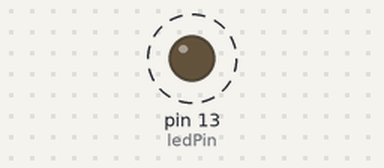
Simulated run of this sketch. Board: Arduino Uno, built with avr-gcc and run on an emulated ATmega328P. On the bench: output pins drawn as LEDs (lit = HIGH). Dashed ring = blinking.

Above: at 0.2 s.
Timing chart, 0 to 3.0 s (numbered marks = the images above):
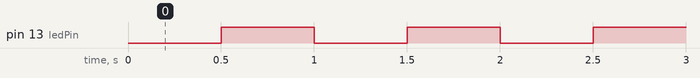

The sketch:

MyBlink.ino
```cpp
int ledPin = 13;
unsigned long lastBlinkTime;
boolean ledState = false;

unsigned int blinkInterval = 500;

void setup() {

  pinMode(ledPin, OUTPUT);

}

void loop() {

  unsigned long currentTime = millis();

  if(currentTime - lastBlinkTime >= blinkInterval){
    ledState = ! ledState;
    digitalWrite(ledPin, ledState);
    lastBlinkTime = currentTime;
  }
}
```

Measured:
- by itself, pin 13 (ledPin): alternates HIGH for 0.50 s and LOW for 0.50 s
